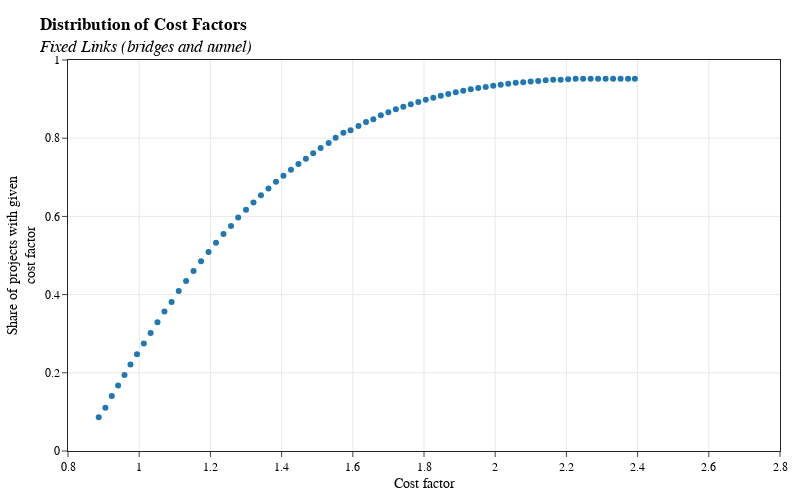

Write notebook code for a chart like this one.
### Code cell
# Convert the cost overrun percent to a cost factor
# so that the x values are not negative (helps with the math)
df["CostFactor"] = 1 + df["OverrunPercent"]
df = df[["CostFactor", "CDF"]]

# Plot the cost factor
fig_cdf = px.scatter(df, x="CostFactor", y="CDF").update(
    layout=dict(
        title="<b>Distribution of Cost Factors</b><br><i>Fixed Links (bridges and tunnel)</i>",
        height=500,
        width=800,
        xaxis=dict(title="Cost factor", range=[0.8, 2.8], dtick=0.2),
        yaxis=dict(
            title="Share of projects with given<br>cost factor",
            range=[0, 1],
            dtick=0.2,
        ),
        margin=dict(t=60, b=20, l=20, r=20),
    )
)
fig_cdf.show()

### Figure 1 — Plotly figure (JSON) as saved in the notebook; plotly's stock layout.template omitted (floating-point values rounded to 4 significant figures)
{"data": [{"hovertemplate": "CostFactor=%{x}<br>CDF=%{y}<extra></extra>", "legendgroup": "", "marker": {"color": "#1F77B4", "symbol": "circle"}, "mode": "markers", "name": "", "orientation": "v", "showlegend": false, "type": "scatter", "x": [0.8863, 0.905, 0.9231, 0.9407, 0.9587, 0.9755, 0.9939, 1.013, 1.032, 1.051, 1.071, 1.091, 1.111, 1.132, 1.153, 1.174, 1.195, 1.216, 1.237, 1.258, 1.278, 1.3, 1.321, 1.342, 1.363, 1.384, 1.405, 1.426, 1.447, 1.468, 1.489, 1.51, 1.532, 1.552, 1.574, 1.594, 1.616, 1.637, 1.658, 1.679, 1.7, 1.721, 1.742, 1.763, 1.784, 1.805, 1.826, 1.847, 1.868, 1.889, 1.91, 1.931, 1.952, 1.973, 1.994, 2.016, 2.037, 2.058, 2.079, 2.1, 2.121, 2.142, 2.163, 2.184, 2.205, 2.226, 2.247, 2.268, 2.289, 2.31, 2.331, 2.352, 2.373, 2.392], "xaxis": "x", "y": [0.0865, 0.1107, 0.1404, 0.1675, 0.1942, 0.2215, 0.2472, 0.2751, 0.3021, 0.3294, 0.3565, 0.3811, 0.4093, 0.4347, 0.4602, 0.4852, 0.5092, 0.5324, 0.555, 0.5753, 0.5971, 0.6169, 0.6359, 0.6543, 0.6715, 0.6884, 0.7041, 0.7195, 0.7338, 0.7477, 0.7618, 0.7752, 0.7876, 0.8009, 0.8139, 0.8204, 0.8311, 0.8413, 0.8487, 0.8589, 0.8664, 0.8738, 0.8802, 0.8867, 0.8927, 0.8981, 0.9035, 0.9084, 0.9129, 0.9173, 0.9211, 0.9249, 0.9283, 0.9309, 0.9344, 0.9368, 0.9393, 0.9418, 0.9431, 0.9453, 0.9464, 0.948, 0.9495, 0.9496, 0.9508, 0.9521, 0.9521, 0.9521, 0.9521, 0.9521, 0.9521, 0.9521, 0.9521, 0.9518], "yaxis": "y"}], "layout": {"height": 500, "legend": {"tracegroupgap": 0}, "margin": {"b": 20, "l": 20, "r": 20, "t": 60}, "title": {"text": "<b>Distribution of Cost Factors</b><br><i>Fixed Links (bridges and tunnel)</i>"}, "width": 800, "xaxis": {"anchor": "y", "domain": [0, 1], "dtick": 0.2, "range": [0.8, 2.8], "title": {"text": "Cost factor"}}, "yaxis": {"anchor": "x", "domain": [0, 1], "dtick": 0.2, "range": [0, 1], "title": {"text": "Share of projects with given<br>cost factor"}}}}
